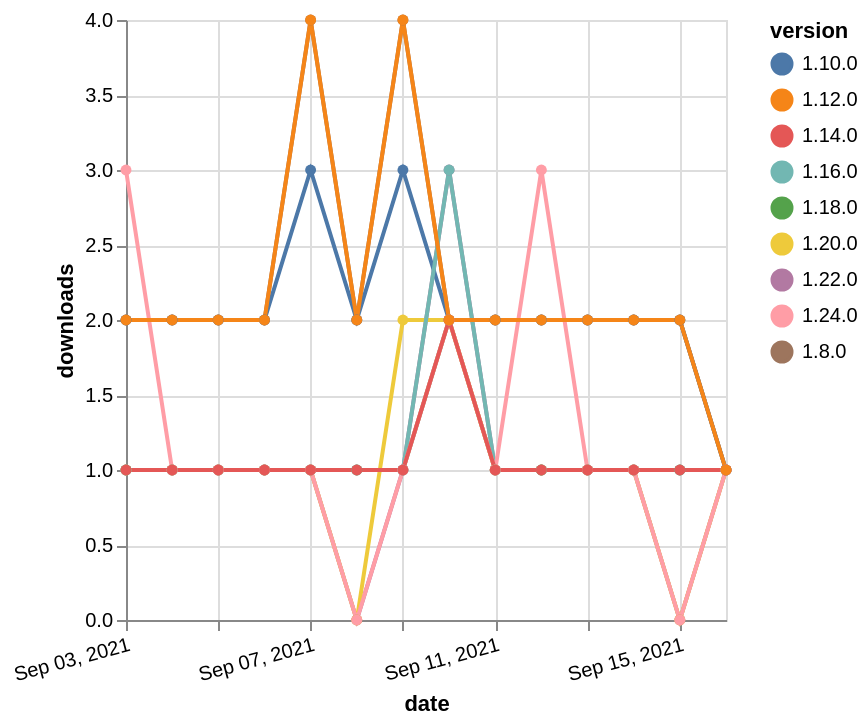

Specify this chart in Vega-Lite:
### Vega-Lite specification from a JSON file in a GitHub repository (floating-point values rounded to 4 significant figures)
{"$schema": "https://vega.github.io/schema/vega-lite/v5.json", "description": "A simple bar chart with embedded data.", "data": {"values": [{"date": "2021-09-03", "total": 176, "delta": 1, "version": "1.18.0"}, {"date": "2021-09-04", "total": 177, "delta": 1, "version": "1.18.0"}, {"date": "2021-09-05", "total": 178, "delta": 1, "version": "1.18.0"}, {"date": "2021-09-06", "total": 179, "delta": 1, "version": "1.18.0"}, {"date": "2021-09-07", "total": 180, "delta": 1, "version": "1.18.0"}, {"date": "2021-09-08", "total": 181, "delta": 1, "version": "1.18.0"}, {"date": "2021-09-09", "total": 182, "delta": 1, "version": "1.18.0"}, {"date": "2021-09-10", "total": 184, "delta": 2, "version": "1.18.0"}, {"date": "2021-09-11", "total": 185, "delta": 1, "version": "1.18.0"}, {"date": "2021-09-12", "total": 186, "delta": 1, "version": "1.18.0"}, {"date": "2021-09-13", "total": 187, "delta": 1, "version": "1.18.0"}, {"date": "2021-09-14", "total": 188, "delta": 1, "version": "1.18.0"}, {"date": "2021-09-15", "total": 189, "delta": 1, "version": "1.18.0"}, {"date": "2021-09-16", "total": 190, "delta": 1, "version": "1.18.0"}, {"date": "2021-09-03", "total": 175, "delta": 1, "version": "1.22.0"}, {"date": "2021-09-04", "total": 176, "delta": 1, "version": "1.22.0"}, {"date": "2021-09-05", "total": 177, "delta": 1, "version": "1.22.0"}, {"date": "2021-09-06", "total": 178, "delta": 1, "version": "1.22.0"}, {"date": "2021-09-07", "total": 179, "delta": 1, "version": "1.22.0"}, {"date": "2021-09-08", "total": 179, "delta": 0, "version": "1.22.0"}, {"date": "2021-09-09", "total": 180, "delta": 1, "version": "1.22.0"}, {"date": "2021-09-10", "total": 183, "delta": 3, "version": "1.22.0"}, {"date": "2021-09-11", "total": 184, "delta": 1, "version": "1.22.0"}, {"date": "2021-09-12", "total": 185, "delta": 1, "version": "1.22.0"}, {"date": "2021-09-13", "total": 186, "delta": 1, "version": "1.22.0"}, {"date": "2021-09-14", "total": 187, "delta": 1, "version": "1.22.0"}, {"date": "2021-09-15", "total": 187, "delta": 0, "version": "1.22.0"}, {"date": "2021-09-16", "total": 188, "delta": 1, "version": "1.22.0"}, {"date": "2021-09-03", "total": 2996, "delta": 2, "version": "1.8.0"}, {"date": "2021-09-04", "total": 2998, "delta": 2, "version": "1.8.0"}, {"date": "2021-09-05", "total": 3000, "delta": 2, "version": "1.8.0"}, {"date": "2021-09-06", "total": 3002, "delta": 2, "version": "1.8.0"}, {"date": "2021-09-07", "total": 3006, "delta": 4, "version": "1.8.0"}, {"date": "2021-09-08", "total": 3008, "delta": 2, "version": "1.8.0"}, {"date": "2021-09-09", "total": 3012, "delta": 4, "version": "1.8.0"}, {"date": "2021-09-10", "total": 3014, "delta": 2, "version": "1.8.0"}, {"date": "2021-09-11", "total": 3016, "delta": 2, "version": "1.8.0"}, {"date": "2021-09-12", "total": 3018, "delta": 2, "version": "1.8.0"}, {"date": "2021-09-13", "total": 3020, "delta": 2, "version": "1.8.0"}, {"date": "2021-09-14", "total": 3022, "delta": 2, "version": "1.8.0"}, {"date": "2021-09-15", "total": 3024, "delta": 2, "version": "1.8.0"}, {"date": "2021-09-16", "total": 3025, "delta": 1, "version": "1.8.0"}, {"date": "2021-09-03", "total": 2557, "delta": 2, "version": "1.10.0"}, {"date": "2021-09-04", "total": 2559, "delta": 2, "version": "1.10.0"}, {"date": "2021-09-05", "total": 2561, "delta": 2, "version": "1.10.0"}, {"date": "2021-09-06", "total": 2563, "delta": 2, "version": "1.10.0"}, {"date": "2021-09-07", "total": 2566, "delta": 3, "version": "1.10.0"}, {"date": "2021-09-08", "total": 2568, "delta": 2, "version": "1.10.0"}, {"date": "2021-09-09", "total": 2571, "delta": 3, "version": "1.10.0"}, {"date": "2021-09-10", "total": 2573, "delta": 2, "version": "1.10.0"}, {"date": "2021-09-11", "total": 2575, "delta": 2, "version": "1.10.0"}, {"date": "2021-09-12", "total": 2577, "delta": 2, "version": "1.10.0"}, {"date": "2021-09-13", "total": 2579, "delta": 2, "version": "1.10.0"}, {"date": "2021-09-14", "total": 2581, "delta": 2, "version": "1.10.0"}, {"date": "2021-09-15", "total": 2583, "delta": 2, "version": "1.10.0"}, {"date": "2021-09-16", "total": 2584, "delta": 1, "version": "1.10.0"}, {"date": "2021-09-03", "total": 157, "delta": 1, "version": "1.20.0"}, {"date": "2021-09-04", "total": 158, "delta": 1, "version": "1.20.0"}, {"date": "2021-09-05", "total": 159, "delta": 1, "version": "1.20.0"}, {"date": "2021-09-06", "total": 160, "delta": 1, "version": "1.20.0"}, {"date": "2021-09-07", "total": 161, "delta": 1, "version": "1.20.0"}, {"date": "2021-09-08", "total": 161, "delta": 0, "version": "1.20.0"}, {"date": "2021-09-09", "total": 163, "delta": 2, "version": "1.20.0"}, {"date": "2021-09-10", "total": 165, "delta": 2, "version": "1.20.0"}, {"date": "2021-09-11", "total": 166, "delta": 1, "version": "1.20.0"}, {"date": "2021-09-12", "total": 167, "delta": 1, "version": "1.20.0"}, {"date": "2021-09-13", "total": 168, "delta": 1, "version": "1.20.0"}, {"date": "2021-09-14", "total": 169, "delta": 1, "version": "1.20.0"}, {"date": "2021-09-15", "total": 169, "delta": 0, "version": "1.20.0"}, {"date": "2021-09-16", "total": 170, "delta": 1, "version": "1.20.0"}, {"date": "2021-09-03", "total": 332, "delta": 1, "version": "1.16.0"}, {"date": "2021-09-04", "total": 333, "delta": 1, "version": "1.16.0"}, {"date": "2021-09-05", "total": 334, "delta": 1, "version": "1.16.0"}, {"date": "2021-09-06", "total": 335, "delta": 1, "version": "1.16.0"}, {"date": "2021-09-07", "total": 336, "delta": 1, "version": "1.16.0"}, {"date": "2021-09-08", "total": 337, "delta": 1, "version": "1.16.0"}, {"date": "2021-09-09", "total": 338, "delta": 1, "version": "1.16.0"}, {"date": "2021-09-10", "total": 341, "delta": 3, "version": "1.16.0"}, {"date": "2021-09-11", "total": 342, "delta": 1, "version": "1.16.0"}, {"date": "2021-09-12", "total": 343, "delta": 1, "version": "1.16.0"}, {"date": "2021-09-13", "total": 344, "delta": 1, "version": "1.16.0"}, {"date": "2021-09-14", "total": 345, "delta": 1, "version": "1.16.0"}, {"date": "2021-09-15", "total": 346, "delta": 1, "version": "1.16.0"}, {"date": "2021-09-16", "total": 347, "delta": 1, "version": "1.16.0"}, {"date": "2021-09-03", "total": 118, "delta": 3, "version": "1.24.0"}, {"date": "2021-09-04", "total": 119, "delta": 1, "version": "1.24.0"}, {"date": "2021-09-05", "total": 120, "delta": 1, "version": "1.24.0"}, {"date": "2021-09-06", "total": 121, "delta": 1, "version": "1.24.0"}, {"date": "2021-09-07", "total": 122, "delta": 1, "version": "1.24.0"}, {"date": "2021-09-08", "total": 122, "delta": 0, "version": "1.24.0"}, {"date": "2021-09-09", "total": 123, "delta": 1, "version": "1.24.0"}, {"date": "2021-09-10", "total": 125, "delta": 2, "version": "1.24.0"}, {"date": "2021-09-11", "total": 126, "delta": 1, "version": "1.24.0"}, {"date": "2021-09-12", "total": 129, "delta": 3, "version": "1.24.0"}, {"date": "2021-09-13", "total": 130, "delta": 1, "version": "1.24.0"}, {"date": "2021-09-14", "total": 131, "delta": 1, "version": "1.24.0"}, {"date": "2021-09-15", "total": 131, "delta": 0, "version": "1.24.0"}, {"date": "2021-09-16", "total": 132, "delta": 1, "version": "1.24.0"}, {"date": "2021-09-03", "total": 228, "delta": 1, "version": "1.14.0"}, {"date": "2021-09-04", "total": 229, "delta": 1, "version": "1.14.0"}, {"date": "2021-09-05", "total": 230, "delta": 1, "version": "1.14.0"}, {"date": "2021-09-06", "total": 231, "delta": 1, "version": "1.14.0"}, {"date": "2021-09-07", "total": 232, "delta": 1, "version": "1.14.0"}, {"date": "2021-09-08", "total": 233, "delta": 1, "version": "1.14.0"}, {"date": "2021-09-09", "total": 234, "delta": 1, "version": "1.14.0"}, {"date": "2021-09-10", "total": 236, "delta": 2, "version": "1.14.0"}, {"date": "2021-09-11", "total": 237, "delta": 1, "version": "1.14.0"}, {"date": "2021-09-12", "total": 238, "delta": 1, "version": "1.14.0"}, {"date": "2021-09-13", "total": 239, "delta": 1, "version": "1.14.0"}, {"date": "2021-09-14", "total": 240, "delta": 1, "version": "1.14.0"}, {"date": "2021-09-15", "total": 241, "delta": 1, "version": "1.14.0"}, {"date": "2021-09-16", "total": 242, "delta": 1, "version": "1.14.0"}, {"date": "2021-09-03", "total": 2449, "delta": 2, "version": "1.12.0"}, {"date": "2021-09-04", "total": 2451, "delta": 2, "version": "1.12.0"}, {"date": "2021-09-05", "total": 2453, "delta": 2, "version": "1.12.0"}, {"date": "2021-09-06", "total": 2455, "delta": 2, "version": "1.12.0"}, {"date": "2021-09-07", "total": 2459, "delta": 4, "version": "1.12.0"}, {"date": "2021-09-08", "total": 2461, "delta": 2, "version": "1.12.0"}, {"date": "2021-09-09", "total": 2465, "delta": 4, "version": "1.12.0"}, {"date": "2021-09-10", "total": 2467, "delta": 2, "version": "1.12.0"}, {"date": "2021-09-11", "total": 2469, "delta": 2, "version": "1.12.0"}, {"date": "2021-09-12", "total": 2471, "delta": 2, "version": "1.12.0"}, {"date": "2021-09-13", "total": 2473, "delta": 2, "version": "1.12.0"}, {"date": "2021-09-14", "total": 2475, "delta": 2, "version": "1.12.0"}, {"date": "2021-09-15", "total": 2477, "delta": 2, "version": "1.12.0"}, {"date": "2021-09-16", "total": 2478, "delta": 1, "version": "1.12.0"}]}, "width": "container", "mark": {"type": "line", "point": {"filled": true}}, "encoding": {"x": {"field": "date", "type": "temporal", "timeUnit": "yearmonthdate", "title": "date", "axis": {"labelAngle": -15}}, "y": {"field": "delta", "type": "quantitative", "title": "downloads"}, "color": {"field": "version", "type": "nominal"}, "tooltip": {"field": "delta"}}}
